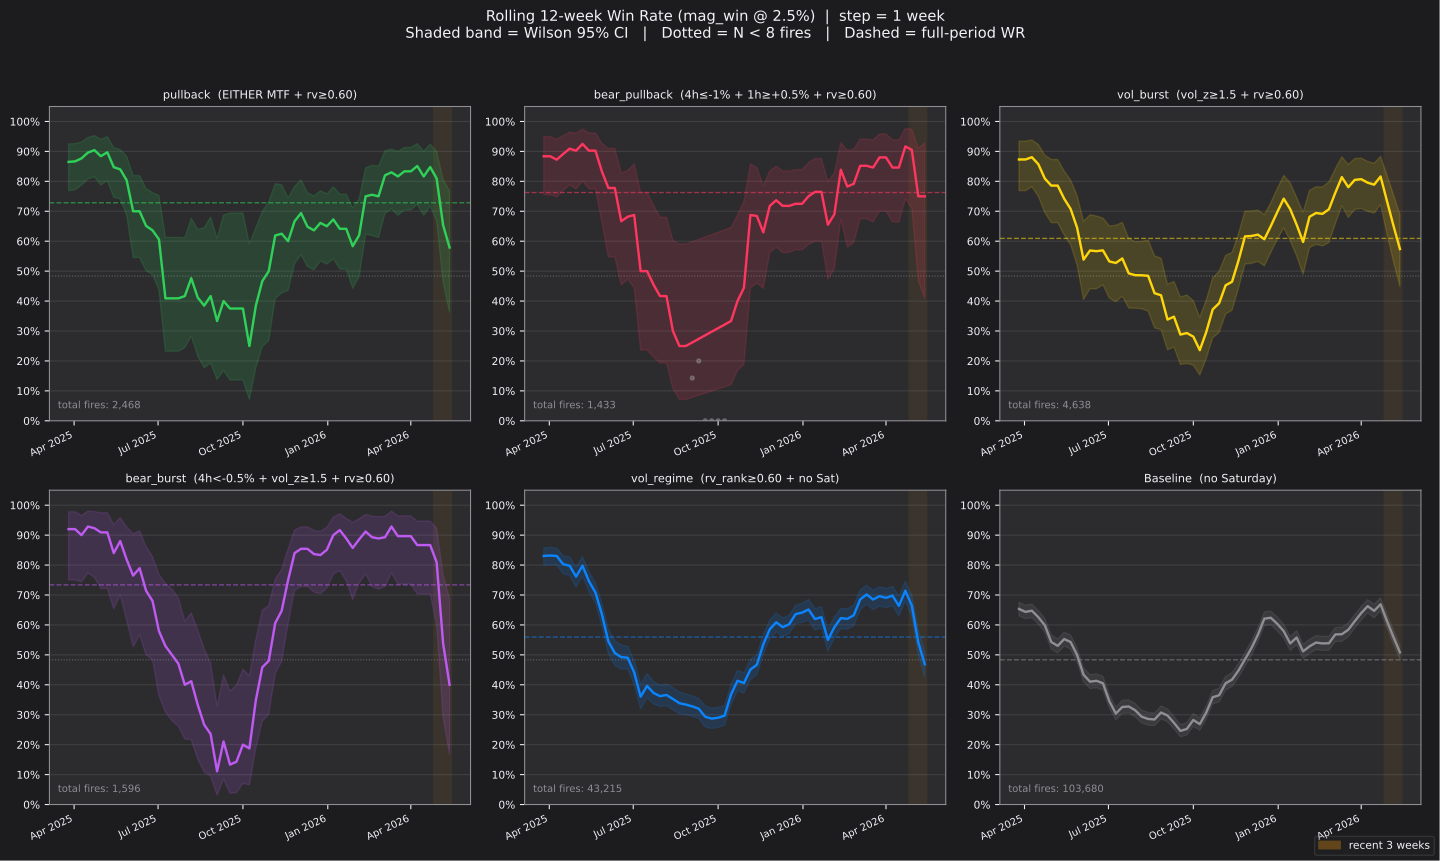

Recreate this plot in Python.
"""10_rolling_winrate.py — Rolling 12-week win-rate stability for named conditions.

For each named entry condition, compute win rate (mag_win @ 2.5%) over every
rolling 12-week window, shifted by 1 week, across the full analysis window
(2025-01-01 → 2026-05-15).

Produces:
  - Console table: rolling estimates with Wilson 95% CI
  - 10_rolling_winrate.svg   — time-series stability chart (6-panel)
  - 10_rolling_current.svg   — trailing-12wk vs full-period summary bar chart

Statistical notes
-----------------
  * Wilson score interval used throughout (better than normal approximation at
    extreme proportions or small N).
  * Windows with N < MIN_FIRES are flagged "too few" and drawn dotted.
  * Trend arrow: slope of OLS line through the last 8 reliable windows.
"""
from __future__ import annotations

import sys, types, importlib.util
from pathlib import Path

import numpy as np
import pandas as pd

import matplotlib
matplotlib.use("Agg")
import matplotlib.pyplot as plt
import matplotlib.ticker
import matplotlib.patches as mpatches

_REPO = Path(__file__).resolve().parent.parent.parent
sys.path.insert(0, str(_REPO / "pineforge"))

# ── Import build_features / add_outcomes from 06 ─────────────────────────────
_06_path = Path(__file__).resolve().parent / "06_v2_spot_signals.py"
_spec = importlib.util.spec_from_file_location("sig06", _06_path)
sig06 = types.ModuleType("sig06")
sig06.__file__ = str(_06_path)
sig06.__spec__ = _spec
_spec.loader.exec_module(sig06)  # type: ignore[union-attr]

build_features = sig06.build_features
add_outcomes   = sig06.add_outcomes
PRIMARY        = sig06.PRIMARY

import pineforge.data as pfdata

HERE = Path(__file__).resolve().parent

# ── Config ────────────────────────────────────────────────────────────────────
LOAD_FROM     = "2024-01-01"
DATE_START    = "2025-01-01"
DATE_END      = "2026-05-15"
WINDOW_WEEKS  = 12        # rolling window length
STEP_WEEKS    = 1         # slide interval
MIN_FIRES     = 8         # min fires for a reliable estimate; below → dotted line
TREND_WINDOWS = 8         # last N reliable windows used for OLS trend slope

# ── Palette ───────────────────────────────────────────────────────────────────
BG     = "#1c1c1e"; CARD   = "#2c2c2e"; FG     = "#f2f2f7"; SUBTLE = "#8e8e93"
GREEN  = "#30d158"; YELLOW = "#ffd60a"; ORANGE = "#ff9f0a"; RED    = "#ff453a"
BLUE   = "#0a84ff"; TEAL   = "#5ac8fa"; PURPLE = "#bf5af2"; PINK   = "#ff375f"

# ── Helpers ───────────────────────────────────────────────────────────────────
def _tstr(t: float) -> str:
    return f"_{t:.1f}".replace(".", "p")

def wilson_ci(k: int, n: int, z: float = 1.96) -> tuple[float, float]:
    """Wilson score interval. Returns (lower, upper) as fractions."""
    if n == 0:
        return (np.nan, np.nan)
    p = k / n
    denom  = 1 + z * z / n
    centre = (p + z * z / (2 * n)) / denom
    margin = z * np.sqrt(p * (1 - p) / n + z * z / (4 * n * n)) / denom
    return max(0.0, centre - margin), min(1.0, centre + margin)

def ols_slope(y: np.ndarray) -> float:
    """Slope of OLS fit through y (x = 0,1,…,n-1). Returns slope per window."""
    n = len(y)
    if n < 2:
        return 0.0
    x = np.arange(n, dtype=float)
    x -= x.mean()
    return float(np.dot(x, y) / np.dot(x, x))

def trend_arrow(slope: float, threshold: float = 0.005) -> str:
    if slope >  threshold: return "↑ improving"
    if slope < -threshold: return "↓ degrading"
    return "→ stable"

# ── Named conditions ──────────────────────────────────────────────────────────
# Each entry: (id, label_short, label_long, color, mask_fn(df))
# mask_fn receives the full df with features already computed.

def _masks(df: pd.DataFrame) -> list[tuple[str, str, str, str, pd.Series]]:
    rv         = df["rv_rank"]
    rvt        = df["rv_trend"]
    bb         = df["bb_width"]
    vz         = df["vol_z"]
    r4h        = df["ret_4h"]
    r1h        = df["ret_1h"]
    r1d        = df["ret_1d"]
    rr         = df["range_ratio"]
    hr         = df["hour_utc"]
    dow        = df["day_of_week"]
    ema168_dev = df["close_vs_ema168"]
    no_sat     = (dow != 5)
    bb_pct     = bb.rank(pct=True)

    mtf_calls = (r4h >= 1.0) & (r1h <= -0.5)
    mtf_puts  = (r4h <= -1.0) & (r1h >= 0.5)

    TRUE = pd.Series(True, index=df.index)

    return [
        ("baseline",     "Baseline",        "Baseline  (no Saturday)",                   SUBTLE, no_sat),
        ("vol_regime",   "vol_regime",      "vol_regime  (rv_rank≥0.60 + no Sat)",       BLUE,   (rv >= 0.60) & no_sat),
        ("vol_burst",    "vol_burst",       "vol_burst  (vol_z≥1.5 + rv≥0.60)",         YELLOW, (vz >= 1.5) & (rv >= 0.60)),
        ("vol_surge",    "vol_surge",       "vol_surge  (vol_z≥2.0 + rv≥0.60)",         ORANGE, (vz >= 2.0) & (rv >= 0.60)),
        ("pullback",     "pullback",        "pullback  (EITHER MTF + rv≥0.60)",          GREEN,  (mtf_calls | mtf_puts) & (rv >= 0.60)),
        ("bull_pullback","bull_pullback",   "bull_pullback  (4h≥+1% + 1h≤-0.5% + rv≥0.60)", TEAL, mtf_calls & (rv >= 0.60)),
        ("bear_pullback","bear_pullback",   "bear_pullback  (4h≤-1% + 1h≥+0.5% + rv≥0.60)", PINK, mtf_puts & (rv >= 0.60)),
        ("bear_burst",   "bear_burst",      "bear_burst  (4h<-0.5% + vol_z≥1.5 + rv≥0.60)", PURPLE, (r4h < -0.5) & (vz >= 1.5) & (rv >= 0.60)),
    ]


# ── Rolling computation ────────────────────────────────────────────────────────
def compute_rolling(df: pd.DataFrame, masks: list) -> dict[str, pd.DataFrame]:
    """
    For each named condition, compute rolling WINDOW_WEEKS win-rate statistics.
    Returns dict: cond_id → DataFrame with columns
        [window_end, n_fires, win_rate, ci_lo, ci_hi, call_wr, put_wr]
    """
    t_p  = _tstr(PRIMARY)
    mag_col  = f"mag_win{t_p}"
    call_col = f"call_win{t_p}"
    put_col  = f"put_win{t_p}"

    # Build list of (window_start, window_end) timestamps
    start_ts = pd.Timestamp(DATE_START, tz="UTC")
    end_ts   = pd.Timestamp(DATE_END,   tz="UTC")
    step     = pd.Timedelta(weeks=STEP_WEEKS)
    wlen     = pd.Timedelta(weeks=WINDOW_WEEKS)

    windows: list[tuple[pd.Timestamp, pd.Timestamp]] = []
    w = start_ts
    while True:
        we = w + wlen
        if we > end_ts:
            break
        windows.append((w, we))
        w += step

    results: dict[str, pd.DataFrame] = {}

    for cond_id, _, _, _, mask in masks:
        rows = []
        sub_all = df[mask]          # apply condition mask once
        for ws, we in windows:
            sub = sub_all[(sub_all.index >= ws) & (sub_all.index < we)]
            n   = len(sub)
            if n == 0:
                rows.append({"window_end": we, "n_fires": 0,
                             "win_rate": np.nan, "ci_lo": np.nan, "ci_hi": np.nan,
                             "call_wr": np.nan, "put_wr": np.nan})
                continue
            k       = int(sub[mag_col].sum())
            wr      = k / n
            lo, hi  = wilson_ci(k, n)
            call_wr = sub[call_col].mean()
            put_wr  = sub[put_col].mean()
            rows.append({"window_end": we, "n_fires": n,
                         "win_rate": wr, "ci_lo": lo, "ci_hi": hi,
                         "call_wr": call_wr, "put_wr": put_wr})
        results[cond_id] = pd.DataFrame(rows)

    return results


# ── Console output ─────────────────────────────────────────────────────────────
def print_rolling_table(results: dict[str, pd.DataFrame], masks: list,
                        df: pd.DataFrame) -> None:
    t_p = _tstr(PRIMARY)
    mag_col = f"mag_win{t_p}"

    print()
    print("=" * 80)
    print(f"  ROLLING {WINDOW_WEEKS}-WEEK WIN RATES  (mag_win @ {PRIMARY}%,  step={STEP_WEEKS}wk)")
    print("  Showing last 10 windows + summary.  CI = Wilson 95%.")
    print("=" * 80)

    for cond_id, _, label_long, _, mask in masks:
        rdf = results[cond_id]
        full_sub = df[mask]
        full_n   = len(full_sub)
        full_wr  = full_sub[mag_col].mean() if full_n > 0 else np.nan
        full_lo, full_hi = wilson_ci(int(full_sub[mag_col].sum()), full_n)

        # Trailing 12-week (last window)
        last_valid = rdf[rdf["n_fires"] >= MIN_FIRES].tail(1)

        print(f"\n  {label_long}")
        print(f"  {'Window end':<12}  {'N':>5}  {'WinRate':>8}  {'CI 95%':>18}  {'call':>6}  {'put':>6}")
        print("  " + "-" * 64)

        recent = rdf.tail(10)
        for _, r in recent.iterrows():
            n = int(r["n_fires"])
            if n < MIN_FIRES:
                flag = "  (n<8)"
                wr_s = ci_s = c_s = p_s = "   —  "
            else:
                flag = ""
                wr_s = f"{r['win_rate']:>7.1%}"
                ci_s = f"[{r['ci_lo']:>5.1%}–{r['ci_hi']:>5.1%}]"
                c_s  = f"{r['call_wr']:>5.1%}"
                p_s  = f"{r['put_wr']:>5.1%}"
            dt = r["window_end"].strftime("%Y-%m-%d")
            print(f"  {dt:<12}  {n:>5}  {wr_s}  {ci_s:>18}  {c_s}  {p_s}{flag}")

        # OLS trend over last TREND_WINDOWS reliable windows
        reliable = rdf[rdf["n_fires"] >= MIN_FIRES]["win_rate"].dropna().values
        slope = ols_slope(reliable[-TREND_WINDOWS:]) if len(reliable) >= 2 else 0.0
        t12_wr  = last_valid.iloc[0]["win_rate"]  if len(last_valid) > 0 else np.nan
        t12_lo  = last_valid.iloc[0]["ci_lo"]     if len(last_valid) > 0 else np.nan
        t12_hi  = last_valid.iloc[0]["ci_hi"]     if len(last_valid) > 0 else np.nan

        print(f"\n  Full-period:    N={full_n:>5,}  WR={full_wr:.1%}  CI=[{full_lo:.1%}–{full_hi:.1%}]")
        if not np.isnan(t12_wr):
            print(f"  Trailing 12wk:  N={int(last_valid.iloc[0]['n_fires']):>5}  WR={t12_wr:.1%}  CI=[{t12_lo:.1%}–{t12_hi:.1%}]")
        print(f"  Trend ({TREND_WINDOWS} windows): slope={slope:+.4f}/wk  {trend_arrow(slope)}")


# ── Chart 1: Rolling win-rate time series (6-panel) ──────────────────────────
def chart_rolling_timeseries(results: dict[str, pd.DataFrame], masks: list,
                             df: pd.DataFrame) -> None:
    t_p    = _tstr(PRIMARY)
    mag_col = f"mag_win{t_p}"

    # 6-panel: skip vol_surge and bull_pullback in main chart (low N, too noisy)
    panel_ids = ["pullback", "bear_pullback", "vol_burst", "bear_burst",
                 "vol_regime", "baseline"]
    panel_data = {m[0]: m for m in masks}

    fig, axes = plt.subplots(2, 3, figsize=(15, 9), facecolor=BG)
    fig.suptitle(
        f"Rolling {WINDOW_WEEKS}-week Win Rate (mag_win @ {PRIMARY}%)  |  step = {STEP_WEEKS} week\n"
        "Shaded band = Wilson 95% CI   |   Dotted = N < 8 fires   |   Dashed = full-period WR",
        color=FG, fontsize=11, y=0.98)

    for ax, cond_id in zip(axes.flat, panel_ids):
        ax.set_facecolor(CARD)
        for sp in ax.spines.values():
            sp.set_edgecolor(SUBTLE)
        ax.tick_params(colors=FG, labelsize=8)

        cond_id, _, label_long, color, mask = panel_data[cond_id]
        rdf = results[cond_id]

        # Full-period win rate (horizontal reference)
        full_sub = df[mask]
        full_wr  = full_sub[mag_col].mean() if len(full_sub) > 0 else np.nan
        ax.axhline(full_wr, color=color, linewidth=1.0, linestyle="--",
                   alpha=0.55, label=f"full-period {full_wr:.0%}", zorder=2)

        # Baseline reference
        if cond_id != "baseline":
            base_wr = df[df["day_of_week"] != 5][mag_col].mean()
            ax.axhline(base_wr, color=SUBTLE, linewidth=0.8, linestyle=":",
                       alpha=0.6, zorder=2)

        # Split into reliable vs unreliable windows
        dates  = [r["window_end"] for _, r in rdf.iterrows()]
        wrs    = rdf["win_rate"].values
        ci_lo  = rdf["ci_lo"].values
        ci_hi  = rdf["ci_hi"].values
        ns     = rdf["n_fires"].values

        reliable = ns >= MIN_FIRES

        # Reliable: solid line + CI band
        rel_dates = [d for d, r in zip(dates, reliable) if r]
        rel_wr    = wrs[reliable]
        rel_lo    = ci_lo[reliable]
        rel_hi    = ci_hi[reliable]

        if len(rel_dates) > 0:
            ax.plot(rel_dates, rel_wr, color=color, linewidth=1.8, zorder=4)
            ax.fill_between(rel_dates, rel_lo, rel_hi,
                            color=color, alpha=0.15, zorder=3)

        # Unreliable: dotted + no band
        for i, (d, r, wr) in enumerate(zip(dates, reliable, wrs)):
            if not r and not np.isnan(wr):
                ax.plot([d], [wr], "o", color=SUBTLE, markersize=3,
                        alpha=0.5, zorder=3)

        # Shade the "recent 3 weeks" region
        recent_start = pd.Timestamp("2026-04-26", tz="UTC")
        ax.axvspan(recent_start, pd.Timestamp(DATE_END, tz="UTC"),
                   color=ORANGE, alpha=0.07, zorder=1, label="recent 3wk")

        # Y-axis
        ax.set_ylim(0.0, 1.05)
        ax.yaxis.set_major_formatter(matplotlib.ticker.PercentFormatter(1.0, decimals=0))
        ax.yaxis.set_major_locator(matplotlib.ticker.MultipleLocator(0.10))
        ax.grid(axis="y", color=SUBTLE, alpha=0.2, zorder=1)

        # Legend: full-period WR label
        n_total = int(rdf["n_fires"].sum())
        ax.set_title(label_long, color=FG, fontsize=8.5, pad=6)
        ax.text(0.02, 0.04, f"total fires: {n_total:,}",
                transform=ax.transAxes, color=SUBTLE, fontsize=7.5)

        # Format x ticks (just quarter labels)
        ax.xaxis.set_major_locator(matplotlib.dates.MonthLocator(bymonth=[1, 4, 7, 10]))
        ax.xaxis.set_major_formatter(matplotlib.dates.DateFormatter("%b %Y"))
        plt.setp(ax.xaxis.get_majorticklabels(), rotation=25, ha="right", fontsize=7.5)

    # Legend for shaded region
    orange_patch = mpatches.Patch(color=ORANGE, alpha=0.3, label="recent 3 weeks")
    fig.legend(handles=[orange_patch], loc="lower right",
               framealpha=0.2, labelcolor=FG, fontsize=8,
               facecolor=CARD, edgecolor=SUBTLE)

    fig.tight_layout(rect=[0, 0.0, 1, 0.96])
    path = HERE / "10_rolling_winrate.svg"
    fig.savefig(path, format="svg", bbox_inches="tight", facecolor=BG)
    plt.close(fig)
    print(f"  Saved 10_rolling_winrate.svg")


# ── Chart 2: Trailing-12wk vs full-period summary bar chart ──────────────────
def chart_rolling_current(results: dict[str, pd.DataFrame], masks: list,
                          df: pd.DataFrame) -> None:
    t_p    = _tstr(PRIMARY)
    mag_col = f"mag_win{t_p}"

    cond_order = ["baseline", "vol_regime", "vol_burst", "vol_surge",
                  "pullback", "bull_pullback", "bear_pullback", "bear_burst"]

    mask_by_id = {m[0]: m for m in masks}
    labels, full_wrs, t12_wrs, t12_los, t12_his, colors = [], [], [], [], [], []

    for cid in cond_order:
        _, short_lbl, _, color, mask = mask_by_id[cid]
        rdf  = results[cid]
        sub  = df[mask]
        full_wr = sub[mag_col].mean() if len(sub) > 0 else np.nan

        last = rdf[rdf["n_fires"] >= MIN_FIRES].tail(1)
        if len(last) == 0:
            t12_wr = np.nan; t12_lo = np.nan; t12_hi = np.nan
        else:
            t12_wr = last.iloc[0]["win_rate"]
            t12_lo = last.iloc[0]["ci_lo"]
            t12_hi = last.iloc[0]["ci_hi"]

        labels.append(short_lbl)
        full_wrs.append(full_wr)
        t12_wrs.append(t12_wr)
        t12_los.append(t12_lo)
        t12_his.append(t12_hi)
        colors.append(color)

    n   = len(labels)
    x   = np.arange(n)
    w   = 0.36

    fig, ax = plt.subplots(figsize=(13, 6.5), facecolor=BG)
    ax.set_facecolor(CARD)
    for sp in ax.spines.values():
        sp.set_edgecolor(SUBTLE)
    ax.tick_params(colors=FG, labelsize=9)

    # Full-period bars
    ax.bar(x - w/2, full_wrs, width=w, color=[c for c in colors],
           alpha=0.45, label="Full period  (Jan 2025 → May 2026)", zorder=3)

    # Trailing-12wk bars with CI error bars
    t12_err_lo = [wr - lo if not np.isnan(wr) else 0 for wr, lo in zip(t12_wrs, t12_los)]
    t12_err_hi = [hi - wr if not np.isnan(wr) else 0 for wr, hi in zip(t12_wrs, t12_his)]
    valid_t12  = [wr if not np.isnan(wr) else 0.0 for wr in t12_wrs]

    for i, (wr, lo_err, hi_err, col) in enumerate(
            zip(valid_t12, t12_err_lo, t12_err_hi, colors)):
        if wr == 0.0:
            ax.bar(x[i] + w/2, 0.01, width=w, color=SUBTLE, alpha=0.3, zorder=3)
            ax.text(x[i] + w/2, 0.015, "n/a", ha="center", color=SUBTLE, fontsize=7)
        else:
            ax.bar(x[i] + w/2, wr, width=w, color=col, alpha=0.85, zorder=3)
            ax.errorbar(x[i] + w/2, wr,
                        yerr=[[lo_err], [hi_err]],
                        fmt="none", color=FG, capsize=4, linewidth=1.2, zorder=5)

    # Value labels on top of bars
    for i, wr in enumerate(full_wrs):
        if not np.isnan(wr):
            ax.text(x[i] - w/2, wr + 0.012, f"{wr:.0%}",
                    ha="center", color=FG, fontsize=7.5)
    for i, wr in enumerate(t12_wrs):
        if not np.isnan(wr):
            ax.text(x[i] + w/2, wr + 0.012, f"{wr:.0%}",
                    ha="center", color=FG, fontsize=7.5)

    ax.set_xticks(x)
    ax.set_xticklabels(labels, fontsize=9.5, color=FG)
    ax.set_ylim(0, 1.0)
    ax.set_ylabel("mag_win @ 2.5%", color=FG, fontsize=10)
    ax.set_title(
        f"Trailing {WINDOW_WEEKS}-Week Win Rate vs Full-Period  (mag_win @ {PRIMARY}%)\n"
        "Error bars = Wilson 95% CI on trailing estimate  |  n/a = fewer than 8 fires in window",
        color=FG, fontsize=11, pad=12)
    ax.yaxis.set_major_formatter(matplotlib.ticker.PercentFormatter(1.0, decimals=0))
    ax.grid(axis="y", color=SUBTLE, alpha=0.25, zorder=1)

    # Legend
    full_patch  = mpatches.Patch(color=SUBTLE, alpha=0.5,
                                  label=f"Full period  (Jan 2025 → May 2026)")
    trail_patch = mpatches.Patch(color=GREEN, alpha=0.85,
                                  label=f"Trailing {WINDOW_WEEKS} weeks  (most recent window ≥ 8 fires)")
    ax.legend(handles=[full_patch, trail_patch], loc="upper right",
              framealpha=0.2, labelcolor=FG, fontsize=8.5,
              facecolor=CARD, edgecolor=SUBTLE)

    fig.tight_layout()
    path = HERE / "10_rolling_current.svg"
    fig.savefig(path, format="svg", bbox_inches="tight", facecolor=BG)
    plt.close(fig)
    print(f"  Saved 10_rolling_current.svg")


# ── Summary table ─────────────────────────────────────────────────────────────
def print_summary(results: dict[str, pd.DataFrame], masks: list,
                  df: pd.DataFrame) -> None:
    t_p    = _tstr(PRIMARY)
    mag_col = f"mag_win{t_p}"

    print()
    print("=" * 80)
    print(f"  SUMMARY — Full-period vs Trailing {WINDOW_WEEKS}-week  (mag_win @ {PRIMARY}%)")
    print("=" * 80)
    print(f"  {'Condition':<22}  {'Full WR':>7}  {'Full CI':>14}  "
          f"{'Trail WR':>8}  {'Trail CI':>14}  {'Trend':>14}  {'fw/wk':>6}")
    print("  " + "-" * 92)

    for cond_id, short_lbl, _, _, mask in masks:
        rdf     = results[cond_id]
        sub     = df[mask]
        full_n  = len(sub)
        full_k  = int(sub[mag_col].sum())
        full_wr = full_k / full_n if full_n > 0 else np.nan
        f_lo, f_hi = wilson_ci(full_k, full_n)

        reliable = rdf[rdf["n_fires"] >= MIN_FIRES]
        last     = reliable.tail(1)
        if len(last) == 0:
            t_wr_s = "  n/a  "; t_ci_s = "      n/a     "; t_n = 0
        else:
            t_wr = last.iloc[0]["win_rate"]
            t_lo = last.iloc[0]["ci_lo"]
            t_hi = last.iloc[0]["ci_hi"]
            t_n  = int(last.iloc[0]["n_fires"])
            t_wr_s = f"{t_wr:.1%}"
            t_ci_s = f"[{t_lo:.1%}–{t_hi:.1%}]"

        # OLS trend
        rel_wrs = reliable["win_rate"].dropna().values
        slope   = ols_slope(rel_wrs[-TREND_WINDOWS:]) if len(rel_wrs) >= 2 else 0.0

        # fw/wk (full analysis window)
        days = (df.index[-1] - df.index[0]).days
        fpw  = len(sub) / (days / 7)

        print(f"  {short_lbl:<22}  {full_wr:>7.1%}  [{f_lo:.1%}–{f_hi:.1%}]  "
              f"{t_wr_s:>8}  {t_ci_s:>14}  {trend_arrow(slope):>14}  {fpw:>5.1f}")


# ── Main ──────────────────────────────────────────────────────────────────────
def main() -> None:
    print("Loading BTCUSDT 1h …")
    df_raw = pfdata.load("BTCUSDT", "1h")
    df_raw = df_raw[df_raw.index >= pd.Timestamp(LOAD_FROM, tz="UTC")]
    print(f"  {len(df_raw):,} bars  {df_raw.index[0].date()} → {df_raw.index[-1].date()}")

    print("Computing features …")
    df = build_features(df_raw)
    df = add_outcomes(df)

    t_p = _tstr(PRIMARY)
    df  = df[df.index >= pd.Timestamp(DATE_START, tz="UTC")]
    df  = df[df.index <= pd.Timestamp(DATE_END,   tz="UTC")]
    df  = df.dropna(subset=[f"mag_win{t_p}"])
    print(f"  Analysis window: {df.index[0].date()} → {df.index[-1].date()}  ({len(df):,} bars)")

    masks = _masks(df)

    print(f"\nComputing rolling {WINDOW_WEEKS}-week statistics …")
    results = compute_rolling(df, masks)

    print_rolling_table(results, masks, df)
    print_summary(results, masks, df)

    print("\nGenerating charts …")
    chart_rolling_timeseries(results, masks, df)
    chart_rolling_current(results, masks, df)

    print("\nDone.")


if __name__ == "__main__":
    main()
